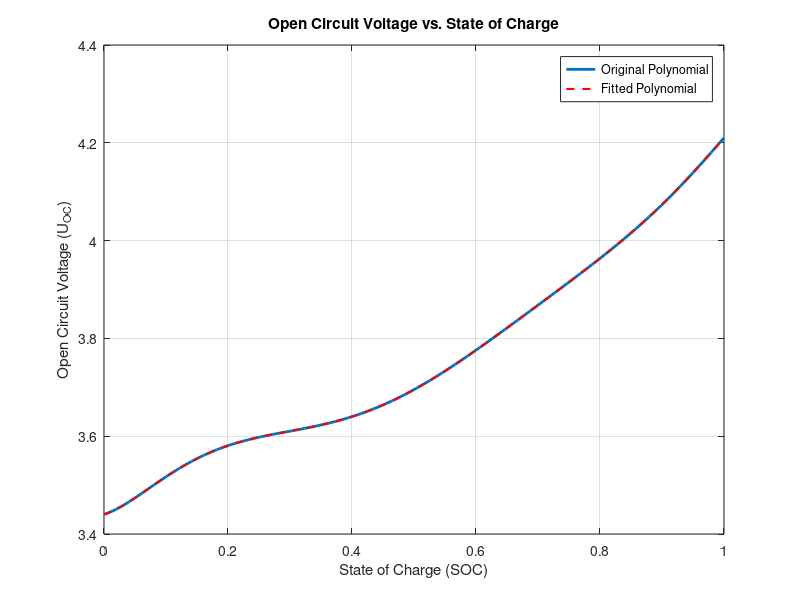

MATLAB code to generate this figure:
% Coeficientii polinomului folosit pentru potrivirea caracteristicii
coefficients = [-36.93, 142.4, -214.8, 158, -56.25, 7.95, 0.4, 3.44];

% Define SOC
Battery_SOC = linspace(0, 1, 100);

% Calculam OCV folosind polyval
U_OC = polyval(coefficients, Battery_SOC);

%% Plot
figure;
plot(Battery_SOC, U_OC, 'LineWidth', 2);
xlabel('State of Charge (SOC)');
ylabel('Open Circuit Voltage (U_{OC})');
title('Open Circuit Voltage vs. State of Charge');
grid on;

%% Plot pt verificarea suprapunerii
p = polyfit(Battery_SOC, U_OC, 7); % Fit a 7th-degree polynomial
Battery_U_OCV_fit = polyval(p, Battery_SOC);

% Plot the fitted polynomial
hold on;
plot(Battery_SOC, Battery_U_OCV_fit, '--r', 'LineWidth', 1.5);
legend('Original Polynomial', 'Fitted Polynomial');
hold off;
